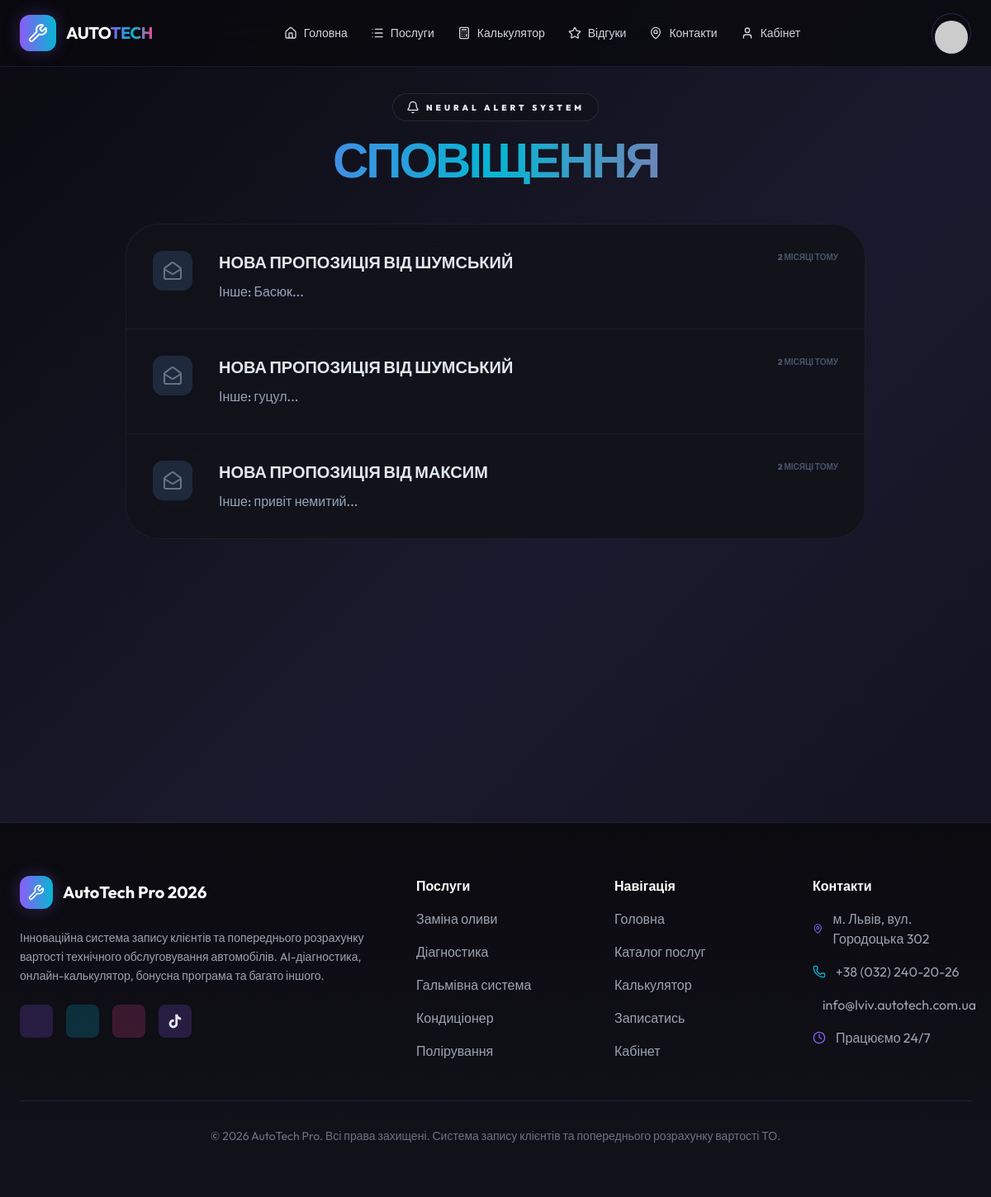
/notifications/ (signed in), run on the app's committed database.
### notifications/models.py (models this page shows, shortened)
class Notification(models.Model):
    user = models.ForeignKey(
        settings.AUTH_USER_MODEL, on_delete=models.CASCADE, related_name="notifications"
    )
    title = models.CharField(max_length=255, verbose_name=_("Заголовок"))
    message = models.TextField(verbose_name=_("Повідомлення"))
    is_read = models.BooleanField(default=False, verbose_name=_("Прочитано"))
    created_at = models.DateTimeField(auto_now_add=True)
    class Meta:
        verbose_name = _("Сповіщення")
        verbose_name_plural = _("Сповіщення")
        ordering = ["-created_at"]

### notifications/views.py (the view)
# urls.py: path("", views.notification_list, name="list"),
@login_required
def notification_list(request):
    notifications = Notification.objects.filter(user=request.user)
    notifications.update(is_read=True)
    return render(request, "notifications/list.html", {"notifications": notifications})

### templates/notifications/list.html (shortened to what this page needs)
{% extends 'base.html' %}
{% load static %}
{% block content %}
<div class="max-w-4xl mx-auto space-y-12">
    <div class="text-center space-y-4">
        <div class="inline-flex items-center gap-2 px-4 py-2 rounded-full glass-panel border-white/10 text-brand-solar text-[10px] font-black uppercase tracking-[0.4em]">
            <i data-lucide="bell" class="w-4 h-4"></i>
            Neural Alert System
        </div>
        <h1 class="text-6xl font-black orbitron tracking-tighter uppercase gradient-text">СПОВІЩЕННЯ</h1>
    </div>
    <div class="glass-panel rounded-[40px] border-white/5 overflow-hidden">
        {% for notification in notifications %}
        <div class="p-8 border-b border-white/5 last:border-none flex items-start gap-8 hover:bg-white/5 transition-all">
            <div class="w-12 h-12 rounded-xl flex items-center justify-center shrink-0 {% if notification.is_read %}bg-slate-800 text-slate-500{% else %}bg-brand-solar/20 text-brand-solar{% endif %}">
                <i data-lucide="{% if notification.is_read %}mail-open{% else %}mail{% endif %}" class="w-6 h-6"></i>
            </div>
            <div class="space-y-2 flex-grow">
                <div class="flex justify-between items-start">
                    <h3 class="text-xl font-black orbitron uppercase">{{ notification.title }}</h3>
                    <span class="text-[10px] font-black text-slate-600 uppercase">{{ notification.created_at|timesince }} тому</span>
                </div>
                <p class="text-slate-400 font-medium leading-relaxed">{{ notification.message }}</p>
            </div>
        </div>
        {% empty %}
        <div class="py-24 text-center">
            <i data-lucide="bell-off" class="w-16 h-16 mx-auto text-slate-800 mb-6"></i>
            <h3 class="orbitron text-xl font-black text-slate-700">НЕМАЄ СПОВІЩЕНЬ</h3>
        </div>
        {% endfor %}
    </div>
</div>
{% endblock %}

### templates/base.html (style rules this page uses)
:root { --cyber-purple: #8b5cf6; --cyber-cyan: #06b6d4; --cyber-pink: #ec4899; }
body { background: linear-gradient(135deg, #0a0a0f 0%, #1a1a2e 50%, #0f0f1a 100%); min-height: 100vh; color: #e2e8f0; font-family: 'Outfit', sans-serif; }
.glass-panel { background: rgba(18, 18, 26, 0.9); backdrop-filter: blur(20px); border: 1px solid rgba(139, 92, 246, 0.2); }
.gradient-text { background: linear-gradient(90deg, #8b5cf6 0%, #06b6d4 50%, #ec4899 100%); -webkit-background-clip: text; -webkit-text-fill-color: transparent; background-clip: text; }

### data on the page
Notification: is_read False (drawn), title "НОВА ПРОПОЗИЦІЯ ВІД ШУМСЬКИЙ", created_at "2 МІСЯЦІ", message "Інше: Басюк..."
Notification: is_read False (drawn), title "НОВА ПРОПОЗИЦІЯ ВІД ШУМСЬКИЙ", created_at "2 МІСЯЦІ", message "Інше: гуцул..."
Notification: is_read False (drawn), title "НОВА ПРОПОЗИЦІЯ ВІД МАКСИМ", created_at "2 МІСЯЦІ", message "Інше: привіт немитий..."
